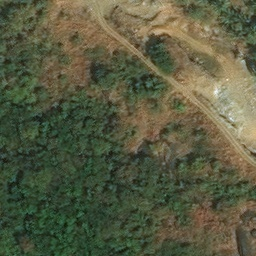
#> input picture python_mrv_model/images/111335_sat_00.jpg, 256 x 256 px
$ python image_mask.py
#> lines starting #> are read from the running program, lines starting #| are printed output that depends on the picture; after the words box and inside, x2 and y2 are one past the last pixel; in counts of white or black regions, pixels touching at a corner belong together
import cv2
import numpy as np
import requests
import sys
import os

def process_and_send(image_path, mission_id):
#> called with image_path = 'images/111335_sat_00.jpg', mission_id = 'MISSION-DEFAULT-001'
    original_image = cv2.imread(image_path)
#> original_image is the input picture: shape (256, 256, 3); mean B, G, R 65.3, 91.1, 88
    if original_image is None:
        print(f"❌ Error: Could not load image from {image_path}")
        return

    print(f"Processing image: {image_path} for mission: {mission_id}")
    hsv_image = cv2.cvtColor(original_image, cv2.COLOR_BGR2HSV)
#> hsv_image: shape (256, 256, 3); mean H, S, V 37.9, 84.8, 96.6

    lower_green = np.array([30, 30, 30])
    upper_green = np.array([85, 255, 255])
    mask = cv2.inRange(hsv_image, lower_green, upper_green)
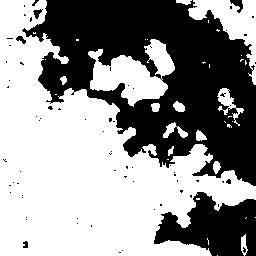
#> mask: shape (256, 256); 57.8% white; 71 black regions (65 under 20 px), largest, box (x1, y1, x2, y2) and area: (22, 0, 256, 186) 23179, (154, 192, 256, 256) 4045, (230, 0, 243, 13) 85, (33, 9, 43, 19) 50, (16, 36, 26, 44) 43, (23, 241, 28, 248) 28

    output_dir = 'outputs'
    os.makedirs(output_dir, exist_ok=True)

    base_filename = os.path.splitext(os.path.basename(image_path))[0]
    mask_filename = f"{base_filename}_mask.png"
    result_filename = f"{base_filename}_result.png"

    mask_filepath = os.path.join(output_dir, mask_filename)
    result_filepath = os.path.join(output_dir, result_filename)

    result_image = cv2.bitwise_and(original_image, original_image, mask=mask)
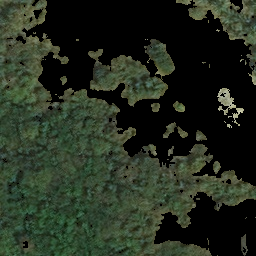
#> result_image: shape (256, 256, 3); mean B, G, R 31.3, 44.6, 36.1

    cv2.imwrite(mask_filepath, mask)
    cv2.imwrite(result_filepath, result_image)
    print(f"✅ Mask image saved to: {mask_filepath}")
    print(f"✅ Result image saved to: {result_filepath}")


    total_pixels = original_image.shape[0] * original_image.shape[1]
#> total_pixels = 65536
    canopy_pixels = cv2.countNonZero(mask)
#> canopy_pixels = 37870
    canopy_coverage = (canopy_pixels / total_pixels) * 100
#> canopy_coverage = 57.79
    print(f"Canopy Coverage Calculated: {canopy_coverage:.2f}%")
#| Canopy Coverage Calculated: 57.79%

    # [22 lines of commented-out code are left out]

if __name__ == "__main__":
    if len(sys.argv) > 2:
        img_path_arg = sys.argv[1]
        mission_id_arg = sys.argv[2]
        process_and_send(img_path_arg, mission_id_arg)
    else:
        print("Usage: python process_image.py <image_path> <mission_id>")
        print("Running with default values...")
        process_and_send('images/111335_sat_00.jpg', 'MISSION-DEFAULT-001')
